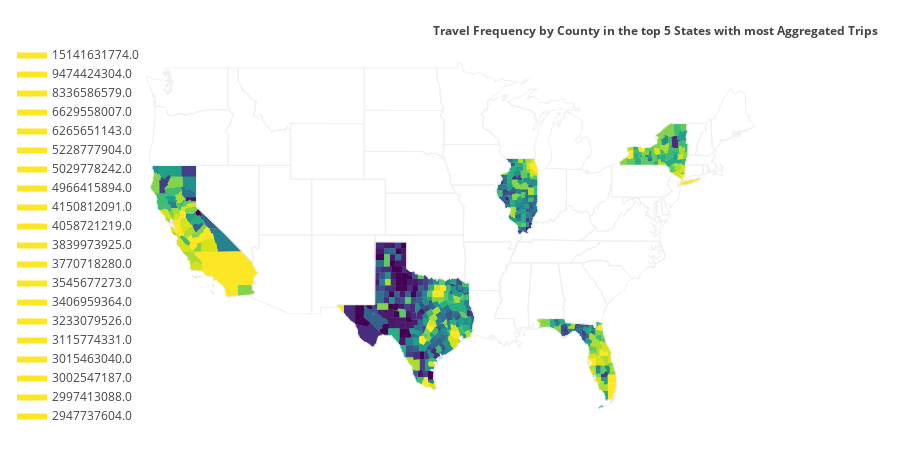

Notebook code cell kept with this figure:
### Code cell
values=filtered_df['Value']
endpts = list(np.mgrid[min(values):max(values):50j])
fig = ff.create_choropleth(fips=filtered_df['GEOID'], values=values, legend_title='Travel Frequency by County in the top 5 States with most Aggregated Trips')
fig.layout.template = None
fig.update_layout(
    legend_x = 0,
    annotations = {'x': -0.5, 'xanchor': 'left'}
)
fig.show()
